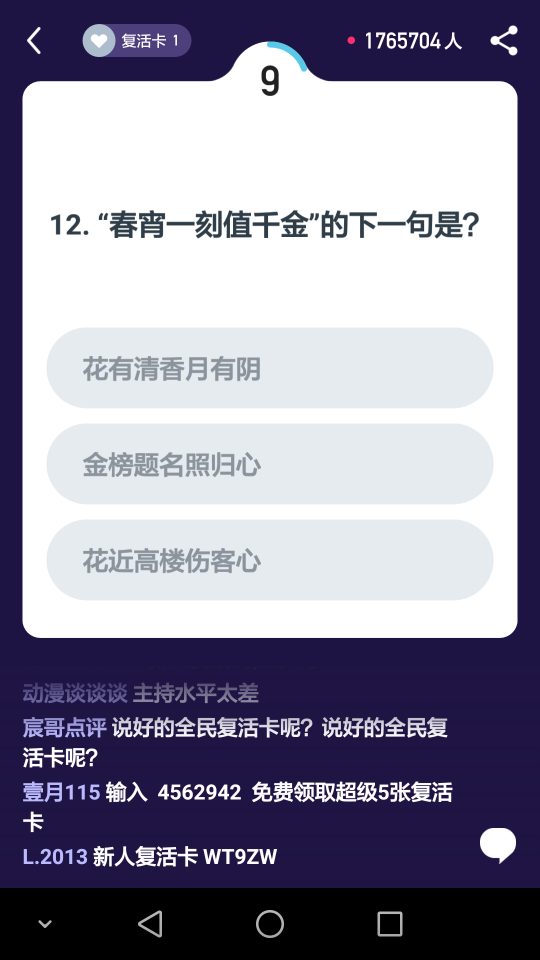
#> input picture baiduApiVersion/screenshot.png, 1080 x 1920 px (shown at 1/2 size)
$ python GetTitleBaiduAndroid.py
#> lines starting #> are read from the running program, lines starting #| are printed output that depends on the picture
# -*- coding: utf-8 -*-

# @Author  : Skye
# @Time    : 2018/1/8 20:38
# @desc    : python 3 , 答题闯关辅助，截屏 ，OCR 识别，百度搜索

import io
import time
import urllib.parse
import webbrowser
import requests
import base64
import matplotlib.pyplot as plt
import numpy as np
from PIL import Image
import os

def pull_screenshot():
    os.system('adb shell screencap -p /sdcard/screenshot.png')
    os.system('adb pull /sdcard/screenshot.png .')

start = time.clock()
pull_screenshot()
img = Image.open("./screenshot.png")
#> img is the input picture: PIL image 1080x1920 RGBA; mean R, G, B, A 146.3, 143.9, 162.4, 255

# 用 matplot 查看测试分辨率，切割

region = img.crop((50, 350, 1000, 600))
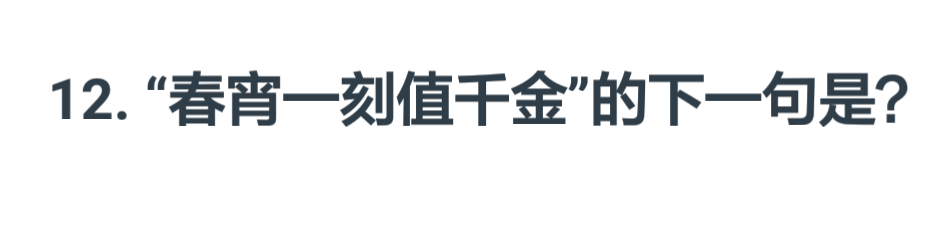
#> region: PIL image 950x250 RGBA; mean R, G, B, A 239.3, 240.3, 241.2, 255

# [7 lines of commented-out code are left out]
api_key = ''
api_secret = ''


# 获取token
host =  'https://aip.baidubce.com/oauth/2.0/token?grant_type=client_credentials&client_id='+api_key+'&client_secret='+api_secret
headers = {
    'Content-Type':'application/json;charset=UTF-8'
}

#> (the run stopped early here; a loop or call above may not have finished)
